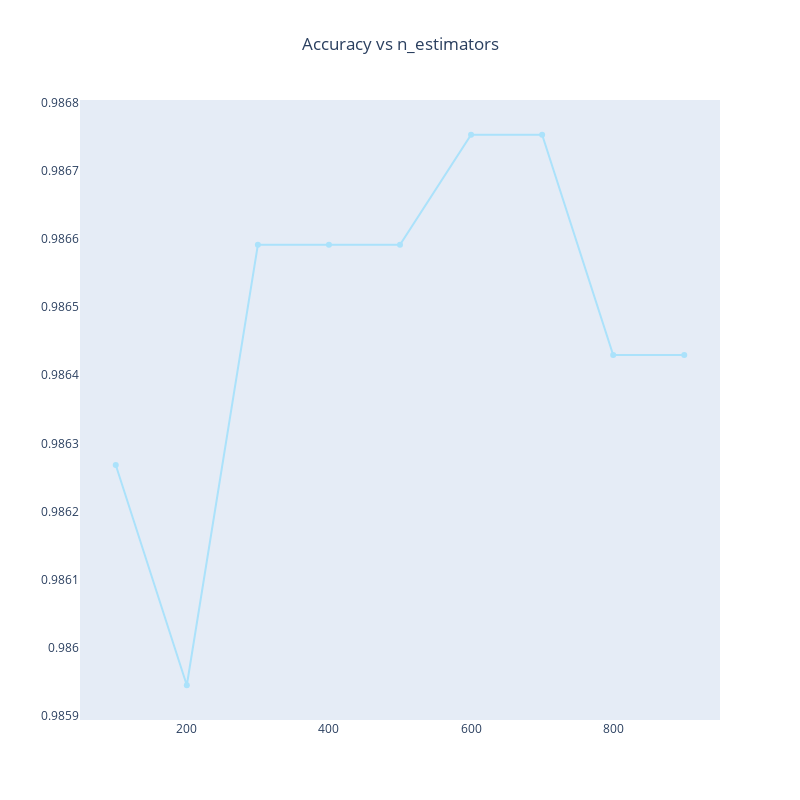

Source (notebook cell):
### Code cell
fig = go.Figure()
fig.add_trace(
    go.Scatter(
        x=[i[0] for i in l],
        y=[i[1] for i in l],
        mode="lines+markers",
        marker_color="rgb(171, 226, 251)",
    )
)
fig.update_layout(
    title="Accuracy vs n_estimators",
    title_x=0.5,
    width=800,
    height=800,
    xaxis_showgrid=False,
    yaxis_showgrid=False,
)
fig.show()

### Figure 1 — Plotly figure (JSON) as saved in the notebook; plotly's stock layout.template omitted (floating-point values rounded to 4 significant figures)
{"data": [{"marker": {"color": "rgb(171, 226, 251)"}, "mode": "lines+markers", "type": "scatter", "x": [100, 200, 300, 400, 500, 600, 700, 800, 900], "y": [0.9863, 0.9859, 0.9866, 0.9866, 0.9866, 0.9868, 0.9868, 0.9864, 0.9864]}], "layout": {"height": 800, "title": {"text": "Accuracy vs n_estimators", "x": 0.5}, "width": 800, "xaxis": {"showgrid": false}, "yaxis": {"showgrid": false}}}
